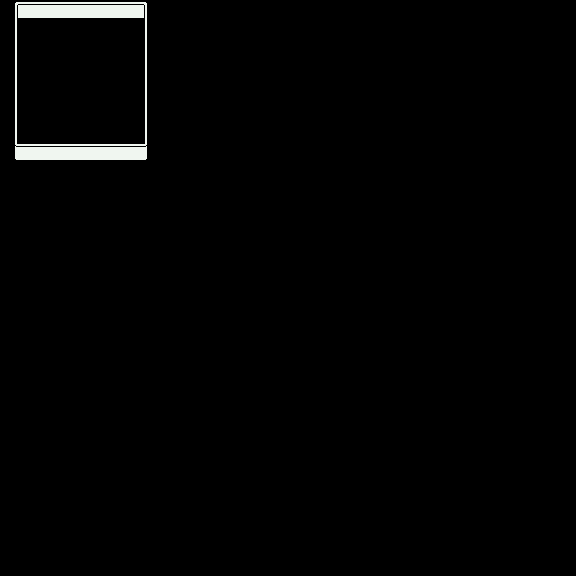

Tiled map render using the project's own tile images. Description and the whole map definition, tile-layer contents included, below:
An orthogonal 32x32 tile map with 18x18 px tiles, 1 tile layer (0).

<map version="1.8" tiledversion="1.8.4" orientation="orthogonal" renderorder="right-down" width="32" height="32" tilewidth="18" tileheight="18" infinite="0" nextlayerid="3" nextobjectid="1">
 <tileset firstgid="1" name="tileset" tilewidth="18" tileheight="18" tilecount="9" columns="3">
  <image source="tileset.png" width="54" height="54" />
  <tile id="0">
   <properties>
    <property name="collides" type="bool" value="true" />
   </properties>
  </tile>
  <tile id="1">
   <properties>
    <property name="collides" type="bool" value="true" />
   </properties>
  </tile>
  <tile id="2">
   <properties>
    <property name="collides" type="bool" value="true" />
   </properties>
  </tile>
  <tile id="3">
   <properties>
    <property name="collides" type="bool" value="true" />
   </properties>
  </tile>
  <tile id="4">
   <properties>
    <property name="collides" type="bool" value="false" />
   </properties>
  </tile>
  <tile id="5">
   <properties>
    <property name="collides" type="bool" value="true" />
   </properties>
  </tile>
  <tile id="6">
   <properties>
    <property name="collides" type="bool" value="true" />
   </properties>
  </tile>
  <tile id="7">
   <properties>
    <property name="collides" type="bool" value="true" />
   </properties>
  </tile>
  <tile id="8">
   <properties>
    <property name="collides" type="bool" value="true" />
   </properties>
  </tile>
 </tileset>
 <layer id="2" name="0" width="32" height="32">
  <data encoding="csv">
1,2,2,2,2,2,2,2,3,0,0,0,0,0,0,0,0,0,0,0,0,0,0,0,0,0,0,0,0,0,0,0,
4,5,5,5,5,5,5,5,6,0,0,0,0,0,0,0,0,0,0,0,0,0,0,0,0,0,0,0,0,0,0,0,
4,5,5,5,5,5,5,5,6,0,0,0,0,0,0,0,0,0,0,0,0,0,0,0,0,0,0,0,0,0,0,0,
4,5,5,5,5,5,5,5,6,0,0,0,0,0,0,0,0,0,0,0,0,0,0,0,0,0,0,0,0,0,0,0,
4,5,5,5,5,5,5,5,6,0,0,0,0,0,0,0,0,0,0,0,0,0,0,0,0,0,0,0,0,0,0,0,
4,5,5,5,5,5,5,5,6,0,0,0,0,0,0,0,0,0,0,0,0,0,0,0,0,0,0,0,0,0,0,0,
4,5,5,5,5,5,5,5,6,0,0,0,0,0,0,0,0,0,0,0,0,0,0,0,0,0,0,0,0,0,0,0,
4,5,5,5,5,5,5,5,6,0,0,0,0,0,0,0,0,0,0,0,0,0,0,0,0,0,0,0,0,0,0,0,
7,8,8,8,8,8,8,8,9,0,0,0,0,0,0,0,0,0,0,0,0,0,0,0,0,0,0,0,0,0,0,0,
0,0,0,0,0,0,0,0,0,0,0,0,0,0,0,0,0,0,0,0,0,0,0,0,0,0,0,0,0,0,0,0,
0,0,0,0,0,0,0,0,0,0,0,0,0,0,0,0,0,0,0,0,0,0,0,0,0,0,0,0,0,0,0,0,
0,0,0,0,0,0,0,0,0,0,0,0,0,0,0,0,0,0,0,0,0,0,0,0,0,0,0,0,0,0,0,0,
0,0,0,0,0,0,0,0,0,0,0,0,0,0,0,0,0,0,0,0,0,0,0,0,0,0,0,0,0,0,0,0,
0,0,0,0,0,0,0,0,0,0,0,0,0,0,0,0,0,0,0,0,0,0,0,0,0,0,0,0,0,0,0,0,
0,0,0,0,0,0,0,0,0,0,0,0,0,0,0,0,0,0,0,0,0,0,0,0,0,0,0,0,0,0,0,0,
0,0,0,0,0,0,0,0,0,0,0,0,0,0,0,0,0,0,0,0,0,0,0,0,0,0,0,0,0,0,0,0,
0,0,0,0,0,0,0,0,0,0,0,0,0,0,0,0,0,0,0,0,0,0,0,0,0,0,0,0,0,0,0,0,
0,0,0,0,0,0,0,0,0,0,0,0,0,0,0,0,0,0,0,0,0,0,0,0,0,0,0,0,0,0,0,0,
0,0,0,0,0,0,0,0,0,0,0,0,0,0,0,0,0,0,0,0,0,0,0,0,0,0,0,0,0,0,0,0,
0,0,0,0,0,0,0,0,0,0,0,0,0,0,0,0,0,0,0,0,0,0,0,0,0,0,0,0,0,0,0,0,
0,0,0,0,0,0,0,0,0,0,0,0,0,0,0,0,0,0,0,0,0,0,0,0,0,0,0,0,0,0,0,0,
0,0,0,0,0,0,0,0,0,0,0,0,0,0,0,0,0,0,0,0,0,0,0,0,0,0,0,0,0,0,0,0,
0,0,0,0,0,0,0,0,0,0,0,0,0,0,0,0,0,0,0,0,0,0,0,0,0,0,0,0,0,0,0,0,
0,0,0,0,0,0,0,0,0,0,0,0,0,0,0,0,0,0,0,0,0,0,0,0,0,0,0,0,0,0,0,0,
0,0,0,0,0,0,0,0,0,0,0,0,0,0,0,0,0,0,0,0,0,0,0,0,0,0,0,0,0,0,0,0,
0,0,0,0,0,0,0,0,0,0,0,0,0,0,0,0,0,0,0,0,0,0,0,0,0,0,0,0,0,0,0,0,
0,0,0,0,0,0,0,0,0,0,0,0,0,0,0,0,0,0,0,0,0,0,0,0,0,0,0,0,0,0,0,0,
0,0,0,0,0,0,0,0,0,0,0,0,0,0,0,0,0,0,0,0,0,0,0,0,0,0,0,0,0,0,0,0,
0,0,0,0,0,0,0,0,0,0,0,0,0,0,0,0,0,0,0,0,0,0,0,0,0,0,0,0,0,0,0,0,
0,0,0,0,0,0,0,0,0,0,0,0,0,0,0,0,0,0,0,0,0,0,0,0,0,0,0,0,0,0,0,0,
0,0,0,0,0,0,0,0,0,0,0,0,0,0,0,0,0,0,0,0,0,0,0,0,0,0,0,0,0,0,0,0,
0,0,0,0,0,0,0,0,0,0,0,0,0,0,0,0,0,0,0,0,0,0,0,0,0,0,0,0,0,0,0,0
</data>
 </layer>
</map>
